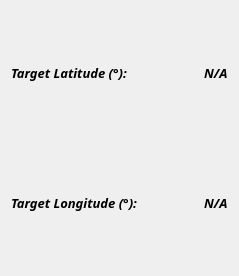
   <widget class="QWidget" name="telemetry_container_2" native="true">
    <property name="geometry">
     <rect>
      <x>10</x>
      <y>1100</y>
      <width>239</width>
      <height>276</height>
     </rect>
    </property>
    <layout class="QGridLayout" name="gridLayout_2">
     <item row="2" column="1">
      <layout class="QHBoxLayout" name="horizontalLayout_4" stretch="1,0">
       <item>
        <layout class="QVBoxLayout" name="telemetry_panel">
         <item>
          <widget class="QLabel" name="target_lat_label">
           <property name="font">
            <font>
             <family>Sans Serif Collection</family>
             <pointsize>10</pointsize>
             <weight>75</weight>
             <italic>true</italic>
             <bold>true</bold>
            </font>
           </property>
           <property name="styleSheet">
            <string notr="true">border: none;</string>
           </property>
           <property name="text">
            <string>Target Latitude (°):</string>
           </property>
          </widget>
         </item>
         <item>
          <widget class="QLabel" name="target_long_label">
           <property name="font">
            <font>
             <family>Sans Serif Collection</family>
             <pointsize>10</pointsize>
             <weight>75</weight>
             <italic>true</italic>
             <bold>true</bold>
            </font>
           </property>
           <property name="styleSheet">
            <string notr="true">border: none;</string>
           </property>
           <property name="text">
            <string>Target Longitude (°):</string>
           </property>
          </widget>
         </item>
        </layout>
       </item>
       <item>
        <layout class="QVBoxLayout" name="verticalLayout_11">
         <item>
          <widget class="QLabel" name="TARGET_LATITUDE">
           <property name="font">
            <font>
             <family>Sans Serif Collection</family>
             <pointsize>10</pointsize>
             <weight>75</weight>
             <italic>true</italic>
             <bold>true</bold>
            </font>
           </property>
           <property name="text">
            <string>N/A</string>
           </property>
          </widget>
         </item>
         <item>
          <widget class="QLabel" name="TARGET_LONGITUDE">
           <property name="font">
            <font>
             <family>Sans Serif Collection</family>
             <pointsize>10</pointsize>
             <weight>75</weight>
             <italic>true</italic>
             <bold>true</bold>
            </font>
           </property>
           <property name="text">
            <string>N/A</string>
           </property>
          </widget>
         </item>
        </layout>
       </item>
      </layout>
     </item>
    </layout>
   </widget>
